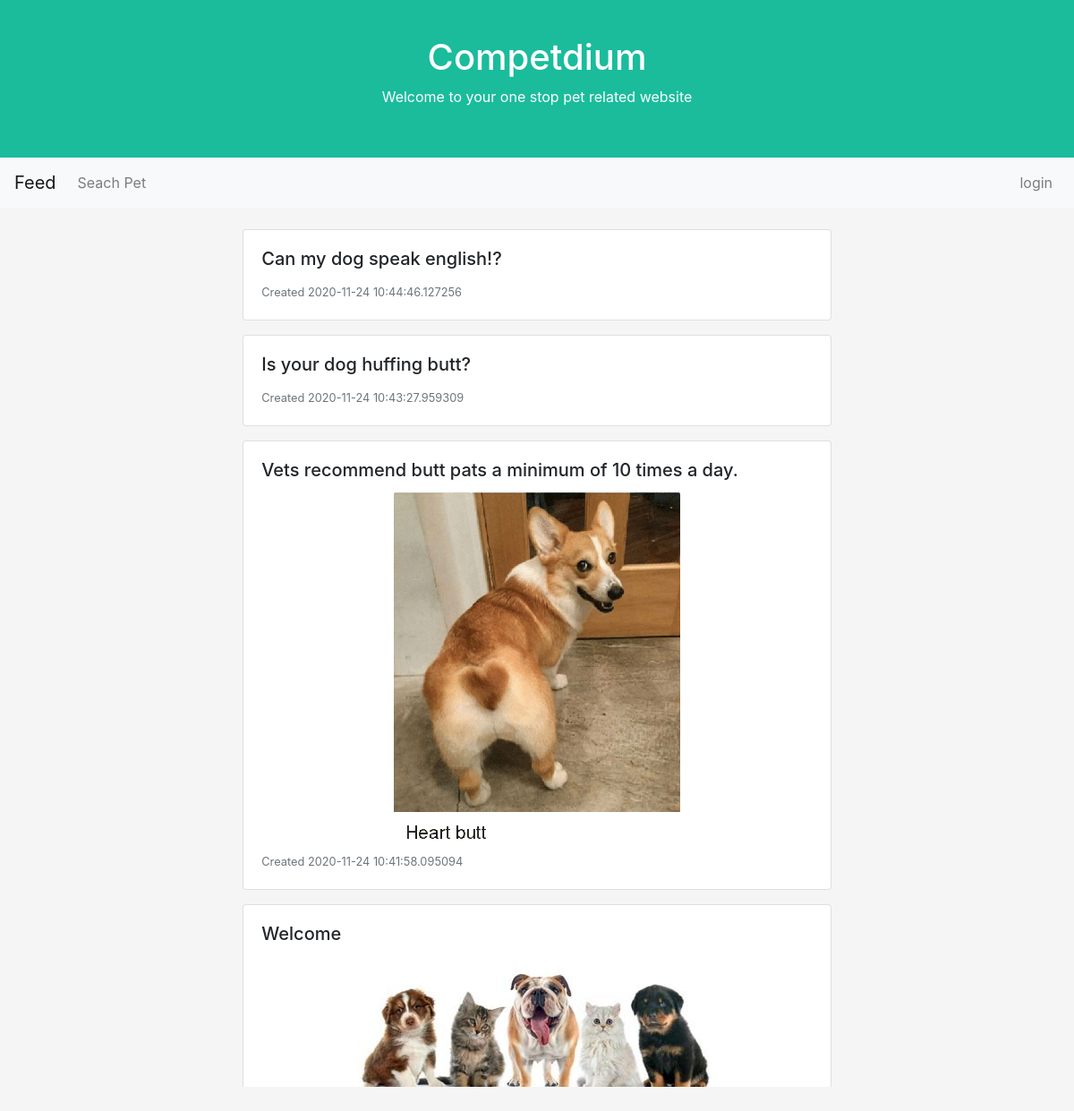
The page / on the database its author committed.
### app/models.py (models this page shows, shortened)
class Post(db.Model):
	__tablename__ ="post"
	id = db.Column(db.Integer, primary_key = True)
	title = db.Column(db.String(100), nullable = False)
	content =db.Column(db.Text, nullable = False)
	date_created = db.Column(db.DateTime, default = datetime.utcnow)
	image_file = db.Column(db.String(255), nullable = False, default = "default.jpg")
	user_id = db.Column(db.Integer, db.ForeignKey("user.id"), nullable=False)

### app/routes.py (the view)
@app.route("/", methods=["POST","GET"])
def index():
	form = PostForm()
	posts = None
	if  form.validate_on_submit():
		user_id = current_user.get_id()
		if form.img.data:
			img_name = secure_filename(form.img.data.filename)
			form.img.data.save(os.path.join(app.config['POST_UPLOADS'], img_name))
			post = Post(title=form.title.data, content=form.content.data, image_file=img_name, user_id=user_id)
		else:
			post = Post(title=form.title.data, content=form.content.data, user_id=user_id)
		db.session.add(post)
		db.session.commit()
		if form.img.data:
			post.image_file = formateImage(user=user_id, post=post, px=400, uploads="POST_UPLOADS" )
			db.session.commit()
		return redirect(url_for("index"))
	else:
		posts = Post.query.order_by(Post.id.desc()).all()
	return render_template("public/home.html", posts=posts, form=form)

### app/templates/public/home.html (shortened to what this page needs)
{% extends "index_template.html" %}
{% import "macros/input_macros.html" as im %}
{% block main %}
<div class ="home_page">
	<div class ="row">
		<div class ="col">
		</div>
		<div class="col-7">
			<br>
			<div class="container scroll">
				{% for post in posts %}
					{% if post.image_file == "default.jpg" %}
						{{ im.postCard(
							title=post.title,
							post = post.content,
							date = post.date_created )
						}}
					{% else %}
						{{ im.postCardImage(
							title=post.title,
							post = post.content,
							image = url_for('static', filename="img/posts/" ~ post.image_file),
							date = post.date_created )
						}}
					{% endif %}
				{% endfor %}
			</div>
		</div>
		<div class ="col">
		</div>
	</div>
</div>
{% endblock %}

### app/templates/macros/input_macros.html (shortened to what this page needs)
{% macro postCardImage(title, post, image, date) -%}
<div class="card mb-3">
	<div class="card-body" id="module">
		<h5  class="card-title" > {{ title }} </h5>
		<div>
			<img src="{{ image }}" class="rounded mx-auto d-block" alt="...">
		</div>
		<p class="card-text">
			<small class="text-muted">Created {{ date }}</small>
		</p>
	</div>
</div>
{%- endmacro%}
{% macro postCard(title, post, date ) -%}
<div class="card mb-3">
	<div class="card-body" id="module">
		<h5  class="card-title"> {{ title }} </h5>
		<p class="card-text">
			<small class="text-muted">Created {{ date }}</small>
		</p>
	</div>
</div>
{%- endmacro%}

### app/static/css/style.css (style rules this page uses)
body { background-color: whitesmoke }
.scroll { height:90%; overflow:hidden; overflow-y:scroll; }

### rows shown on the page
Post: title "Can my dog speak english!?", date_created "2020-11-24 10:44:46.127256"
Post: title "Is your dog huffing butt?", date_created "2020-11-24 10:43:27.959309"
Post: title "Vets recommend butt pats a minimum of 10 times a day.", shows a picture, date_created "2020-11-24 10:41:58.095094"
Post: title "Welcome", shows a picture
